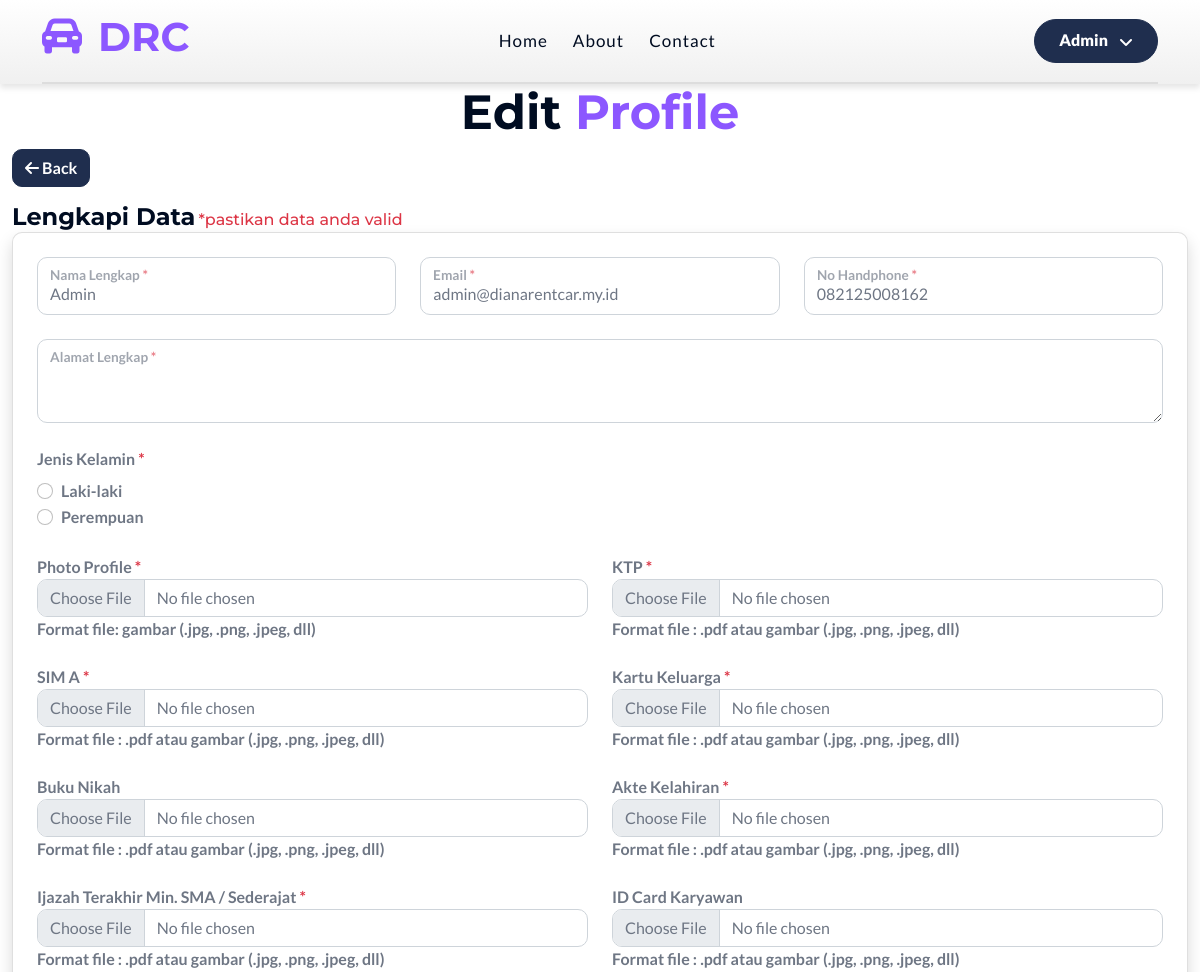
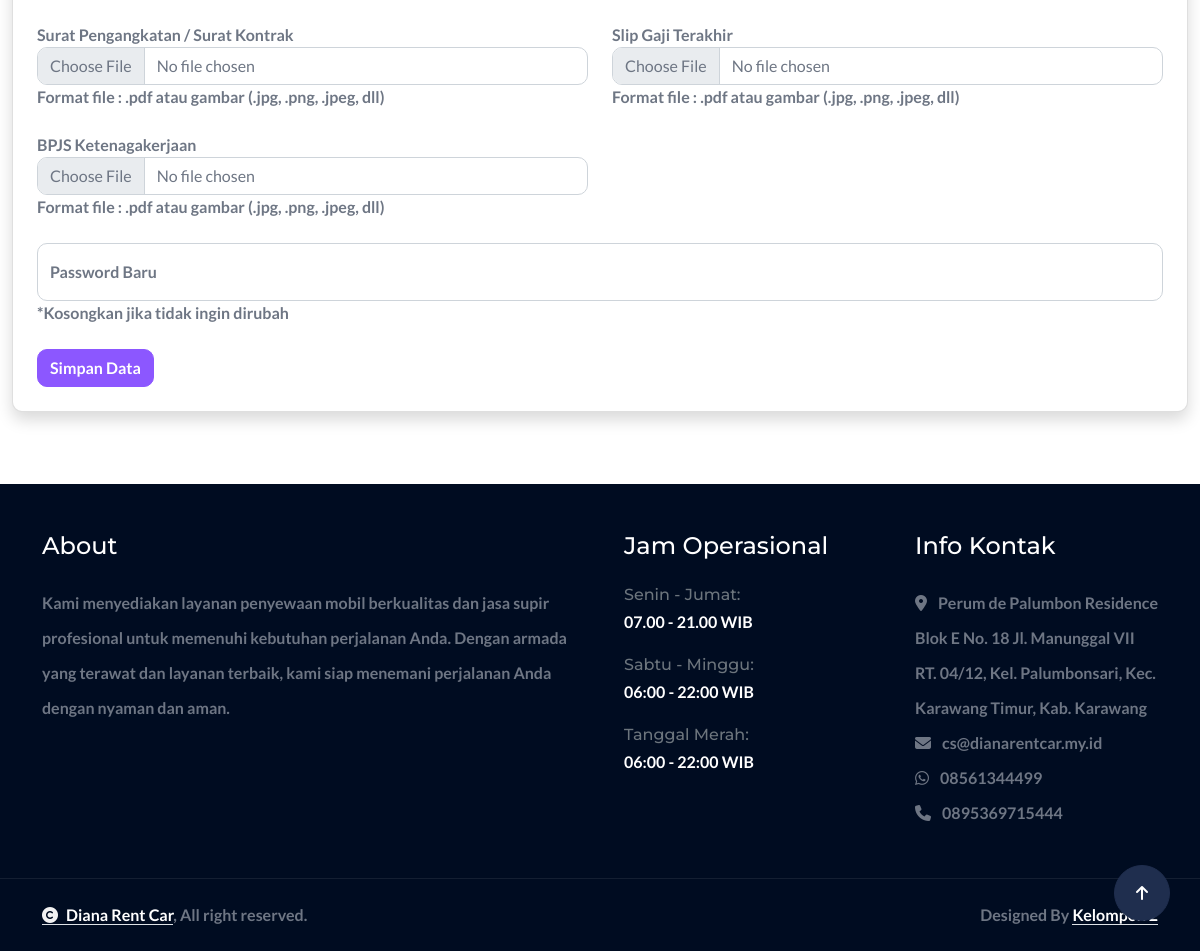
/?views=edit_profile (signed in), run on the app's committed database (2 pictures, top to bottom).
### tables this page shows
CREATE TABLE IF NOT EXISTS `users` (
  `id` int NOT NULL AUTO_INCREMENT,
  `uuid` varchar(40) NOT NULL,
  `name` varchar(100) NOT NULL,
  `email` varchar(100) NOT NULL,
  `phone_number` varchar(15) DEFAULT NULL,
  `role` enum('admin','driver','user') NOT NULL DEFAULT 'user',
  `password` varchar(255) NOT NULL,
  `code` varchar(50) DEFAULT NULL,
  `is_verified` int DEFAULT NULL,
  `created_at` timestamp NULL DEFAULT CURRENT_TIMESTAMP,
  `updated_at` timestamp NULL DEFAULT CURRENT_TIMESTAMP ON UPDATE CURRENT_TIMESTAMP,
  PRIMARY KEY (`id`),
  UNIQUE KEY `email` (`email`),
  UNIQUE KEY `phone_number` (`phone_number`)
);

CREATE TABLE IF NOT EXISTS `tm_settings` (
  `id` int NOT NULL AUTO_INCREMENT,
  `uuid` varchar(40) NOT NULL,
  `owner` varchar(50) NOT NULL,
  `photo` varchar(255) NOT NULL,
  `bank` varchar(50) NOT NULL,
  `account_number` varchar(50) NOT NULL,
  `account_name` varchar(50) NOT NULL,
  `address` text NOT NULL,
  `email` varchar(50) NOT NULL,
  `phone_number_1` varchar(14) NOT NULL,
  `phone_number_2` varchar(14) DEFAULT NULL,
  `agreement_1` text NOT NULL,
  `agreement_2` text NOT NULL,
  `visi` text NOT NULL,
  `misi` text NOT NULL,
  `about_company` text NOT NULL,
  `history_company` text NOT NULL,
  `about_footer` text NOT NULL,
  `facebook` varchar(255) DEFAULT NULL,
  `instagram` varchar(255) DEFAULT NULL,
  `twitter` varchar(255) DEFAULT NULL,
  `tiktok` varchar(255) DEFAULT NULL,
  `created_at` timestamp NULL DEFAULT CURRENT_TIMESTAMP,
  `updated_at` timestamp NULL DEFAULT CURRENT_TIMESTAMP ON UPDATE CURRENT_TIMESTAMP,
  PRIMARY KEY (`id`),
  UNIQUE KEY `id` (`id`)
);

### views/edit_profile.php (the view, shortened to what the rows shown need)
<?php
require_once 'classes/User.php';
$user_uuid = $_SESSION['user_uuid'];
$getUser = new User();
$user = $getUser->getByUuid($user_uuid);
$getProfile = new Profile();
$profile = $getProfile->getByUserId($user['id']);
?>
<div class="container-fluid car pb-5">
    <div class="text-center mx-auto wow fadeInUp" data-wow-delay="0.1s" style="max-width: 800px;">
        <h1 class="display-5 text-capitalize">Edit <span class="text-primary">Profile</span></h1>
    </div>
    <div class="wow fadeInUp" data-wow-delay="0.1s">
        <a href="?views=home" class="btn btn-secondary"><i class="fa fa-arrow-left text-white"></i> Back</a>
    </div>
    <div class="row pt-3 wow fadeInUp" data-wow-delay="0.1s">
        <div class="col-md-12 mb-4">
            <h4 style="display: inline;"><b>Lengkapi Data</h4>
            <h6 style="display: inline;" class="text-danger"> *pastikan data anda valid</h6>
            <div class="card p-2 shadow">
                <div class="row wow fadeInUp" data-wow-delay="0.1s">
                    <div class="col-md-12">
                        <form action="backend/user/update_profile.php" method="POST" enctype="multipart/form-data">
                            <div class="row g-4 p-3">
                                <div class="col-lg-12 col-xl-4">
                                    <div class="form-floating">
                                        <input type="text" class="form-control" id="name" name="name" value="<?php echo htmlspecialchars($user['name'] ?? ''); ?>" required>
                                        <label for="name">Nama Lengkap <span class="text-danger">*</span></label>
                                    </div>
                                </div>
                                <div class="col-lg-12 col-xl-4">
                                    <div class="form-floating">
                                        <input type="email" class="form-control" id="email" name="email" value="<?php echo htmlspecialchars($user['email'] ?? ''); ?>" required>
                                        <label for="email">Email <span class="text-danger">*</span></label>
                                    </div>
                                </div>
                                <div class="col-lg-12 col-xl-4">
                                    <div class="form-floating">
                                        <input type="text" class="form-control" id="phone_number" name="phone_number" value="<?php echo htmlspecialchars($user['phone_number'] ?? ''); ?>" maxlength="15" required>
                                        <label for="phone_number">No Handphone <span class="text-danger">*</span></label>
                                    </div>
                                </div>
                                <div class="col-lg-12 col-xl-12">
                                    <div class="form-floating">
                                        <textarea name="address" id="address" class="form-control" required><?php echo htmlspecialchars($profile['address'] ?? ''); ?></textarea>
                                        <label for="address">Alamat Lengkap <span class="text-danger">*</span></label>
                                    </div>
                                </div>
                                <div class="col-lg-12 col-xl-12">
                                    <label class="form-label">Jenis Kelamin <span class="text-danger">*</span></label>
                                    <div class="form-check">
                                        <input class="form-check-input" type="radio" name="gender" id="laki-laki" value="Laki-laki" <?php echo (isset($profile['gender']) && $profile['gender'] === 'Laki-laki') ? 'checked' : ''; ?> required>
                                        <label class="form-check-label" for="laki-laki">Laki-laki</label>
                                    </div>
                                    <div class="form-check">
                                        <input class="form-check-input" type="radio" name="gender" id="perempuan" value="Perempuan" <?php echo (isset($profile['gender']) && $profile['gender'] === 'Perempuan') ? 'checked' : ''; ?> required>
                                        <label class="form-check-label" for="perempuan">Perempuan</label>
                                    </div>
                                </div>
                                <div class="col-lg-12 col-xl-6">
                                    <div class="form-group">
                                        <label for="photo_profile">Photo Profile <span class="text-danger">*</span></label>
                                        <input type="file" class="form-control" style="background-color: white;" id="photo_profile" name="photo_profile" accept="image/*" required>
                                        <span>Format file: gambar (.jpg, .png, .jpeg, dll)</span>
                                        <br>
                                    </div>
                                </div>
                                <div class="col-lg-12 col-xl-6">
                                    <div class="form-group">
                                        <label for="ktp">KTP <span class="text-danger">*</span></label>
                                        <input type="file" class="form-control" style="background-color: white;" id="ktp" name="ktp" accept="image/*,.pdf" required>
                                        <span>Format file : .pdf atau gambar (.jpg, .png, .jpeg, dll)</span>
                                        <br>
                                    </div>
                                </div>
                                <div class="col-lg-12 col-xl-6">
                                    <div class="form-group">
                                        <label for="sim">SIM A <span class="text-danger">*</span></label>
                                        <input type="file" class="form-control" style="background-color: white;" id="sim" name="sim" accept="image/*,.pdf" required>
                                        <span>Format file : .pdf atau gambar (.jpg, .png, .jpeg, dll)</span>
                                        <br>
                                    </div>
                                </div>
                                <div class="col-lg-12 col-xl-6">
                                    <div class="form-group">
                                        <label for="kk">Kartu Keluarga <span class="text-danger">*</span></label>
                                        <input type="file" class="form-control" style="background-color: white;" id="kk" name="kk" accept="image/*,.pdf" required>
                                        <span>Format file : .pdf atau gambar (.jpg, .png, .jpeg, dll)</span>
                                        <br>
                                    </div>
                                </div>
                                <div class="col-lg-12 col-xl-6">
                                    <div class="form-group">
                                        <label for="buku_nikah">Buku Nikah</label>
                                        <input type="file" class="form-control" style="background-color: white;" id="buku_nikah" name="buku_nikah" accept="image/*,.pdf">
                                        <span>Format file : .pdf atau gambar (.jpg, .png, .jpeg, dll)</span>
                                        <br>
                                    </div>
                                </div>
                                <div class="col-lg-12 col-xl-6">
                                    <div class="form-group">
                                        <label for="akte">Akte Kelahiran <span class="text-danger">*</span></label>
                                        <input type="file" class="form-control" style="background-color: white;" id="akte" name="akte" accept="image/*,.pdf" required>
                                        <span>Format file : .pdf atau gambar (.jpg, .png, .jpeg, dll)</span>
                                        <br>
                                    </div>
                                </div>
                                <div class="col-lg-12 col-xl-6">
                                    <div class="form-group">
                                        <label for="ijazah">Ijazah Terakhir Min. SMA / Sederajat <span class="text-danger">*</span></label>
                                        <input type="file" class="form-control" style="background-color: white;" id="ijazah" name="ijazah" accept="image/*,.pdf" required>
                                        <span>Format file : .pdf atau gambar (.jpg, .png, .jpeg, dll)</span>
                                        <br>
                                    </div>
                                </div>
                                <div class="col-lg-12 col-xl-6">
                                    <div class="form-group">
                                        <label for="id_card">ID Card Karyawan</label>
                                        <input type="file" class="form-control" style="background-color: white;" id="id_card" name="id_card" accept="image/*,.pdf">
                                        <span>Format file : .pdf atau gambar (.jpg, .png, .jpeg, dll)</span>
                                        <br>
                                    </div>
                                </div>
                                <div class="col-lg-12 col-xl-6">
                                    <div class="form-group">
                                        <label for="surat_keterangan">Surat Pengangkatan / Surat Kontrak</label>
                                        <input type="file" class="form-control" style="background-color: white;" id="surat_keterangan" name="surat_keterangan" accept="image/*,.pdf">
                                        <span>Format file : .pdf atau gambar (.jpg, .png, .jpeg, dll)</span>
                                        <br>
                                    </div>
                                </div>
                                <div class="col-lg-12 col-xl-6">
                                    <div class="form-group">
                                        <label for="slip_gaji">Slip Gaji Terakhir</label>
                                        <input type="file" class="form-control" style="background-color: white;" id="slip_gaji" name="slip_gaji" accept="image/*,.pdf">
                                        <span>Format file : .pdf atau gambar (.jpg, .png, .jpeg, dll)</span>
                                        <br>
                                    </div>
                                </div>
                                <div class="col-lg-12 col-xl-6">
                                    <div class="form-group">
                                        <label for="bpjs">BPJS Ketenagakerjaan</label>
                                        <input type="file" class="form-control" style="background-color: white;" id="bpjs" name="bpjs" accept="image/*,.pdf">
                                        <span>Format file : .pdf atau gambar (.jpg, .png, .jpeg, dll)</span>
                                        <br>
                                    </div>
                                </div>
                                <div class="col-lg-12 col-xl-12">
                                    <div class="form-floating">
                                        <input type="password" class="form-control" id="new_password" name="new_password" placeholder="********">
                                        <label for="new_password">Password Baru</label>
                                    </div>
                                    <span>*Kosongkan jika tidak ingin dirubah</span>
                                </div>
                                <div class="col-12">
                                    <button type="submit" class="btn btn-primary">
                                        Simpan Data
                                    </button>
                                </div>
                            </div>
                        </form>
                    </div>
                </div>
            </div>
        </div>
    </div>
</div>

### layouts/footer.php (shortened to what the rows shown need)
<?php
require_once __DIR__ . '/../classes/Setting.php';
$getSetting = new Setting();
$setting = $getSetting->list()[0];
$address = $setting['address'];
$email = $setting['email'];
$phone_number_1 = $setting['phone_number_1'];
$phone_number_2 = $setting['phone_number_2'];
?>
<div class="container-fluid footer py-5 wow fadeIn" data-wow-delay="0.2s">
    <div class="container">
        <div class="row g-5">
            <div class="col-md-6 col-lg-6 col-xl-6">
                <div class="footer-item d-flex flex-column">
                    <div class="footer-item">
                        <p class="mb-3"><?php echo $setting['about_footer']; ?></p>
                    </div>
                </div>
            </div>
            <div class="col-md-6 col-lg-6 col-xl-3">
                <div class="footer-item d-flex flex-column">
                    <h4 class="text-white mb-4">Info Kontak</h4>
                    <a href="https://maps.app.goo.gl/hHdMvZpLid1f6yETA" target="_blank"><i class="fa fa-map-marker-alt me-2"></i> <?php echo htmlspecialchars($address); ?></a>
                    <a href="mailto:<?php echo htmlspecialchars($email); ?>"><i class="fas fa-envelope me-2"></i> <?php echo htmlspecialchars($email); ?></a>
                    <?php
                    $phone_number_1_62 = ltrim($phone_number_1, '0');
                    $phone_number = '62' . $phone_number_1_62;
                    ?>
                    <a href="https://wa.me/<?php echo htmlspecialchars($phone_number); ?>" target="_blank"><i class="fab fa-whatsapp me-2"></i> <?php echo htmlspecialchars($phone_number_1); ?></a>
                    <a href="tel:<?php echo htmlspecialchars($phone_number_2); ?>"><i class="fas fa-phone me-2"></i> <?php echo htmlspecialchars($phone_number_2); ?></a>
                </div>
            </div>
        </div>
    </div>
</div>

### data on the page
users: name "Admin", email "admin@dianarentcar.my.id", phone_number "082125008162"
tm_settings: about_footer "Kami menyediakan layanan penyewaan mobil berkualitas dan jasa supir profesional untuk memenuhi kebutuhan perjalanan Anda. Dengan armada yang terawat dan layanan terbaik, kami siap menemani perjalanan Anda dengan nyaman dan aman.", address "Perum de Palumbon Residence Blok E No. 18 Jl. Manunggal VII RT. 04/12, Kel. Palumbonsari, Kec. Karawang Timur, Kab. Karawang", email "cs@dianarentcar.my.id", phone_number_1 "08561344499", phone_number_2 "0895369715444"

### other printed values
$_SESSION['user_name'] "Admin"
